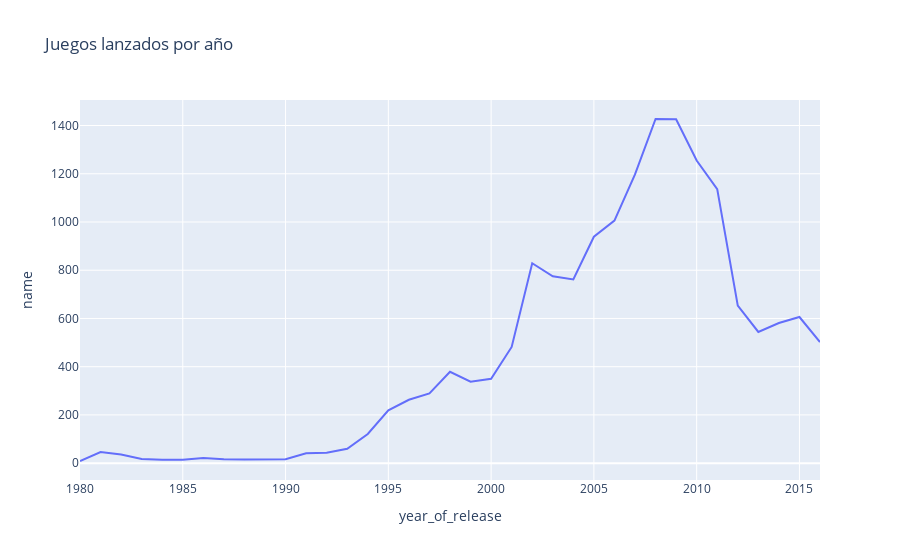

The cell this chart's notebook holds for it:
### Markdown cell above
- **3.1. Juegos lanzados por año**

### Code cell
#Hacemos un diagrama de líneas para ver el comportamiento
games_year=df.groupby('year_of_release',as_index=False)['name'].count()
fig=px.line(games_year,
            x='year_of_release',
            y='name',
            title='Juegos lanzados por año')
fig.show()

### Figure 1 — Plotly figure (JSON) as saved in the notebook; plotly's stock layout.template omitted (floating-point values rounded to 4 significant figures)
{"data": [{"hovertemplate": "year_of_release=%{x}<br>name=%{y}<extra></extra>", "legendgroup": "", "line": {"color": "#636efa", "dash": "solid"}, "marker": {"symbol": "circle"}, "mode": "lines", "name": "", "orientation": "v", "showlegend": false, "type": "scatter", "x": [1980, 1981, 1982, 1983, 1984, 1985, 1986, 1987, 1988, 1989, 1990, 1991, 1992, 1993, 1994, 1995, 1996, 1997, 1998, 1999, 2000, 2001, 2002, 2003, 2004, 2005, 2006, 2007, 2008, 2009, 2010, 2011, 2012, 2013, 2014, 2015, 2016], "xaxis": "x", "y": [9, 46, 36, 17, 14, 14, 21, 16, 15, 17, 16, 41, 43, 60, 121, 219, 263, 289, 379, 338, 350, 482, 829, 775, 762, 939, 1006, 1197, 1427, 1426, 1255, 1136, 653, 544, 581, 606, 502], "yaxis": "y"}], "layout": {"legend": {"tracegroupgap": 0}, "title": {"text": "Juegos lanzados por año"}, "xaxis": {"anchor": "y", "domain": [0, 1], "title": {"text": "year_of_release"}}, "yaxis": {"anchor": "x", "domain": [0, 1], "title": {"text": "name"}}}}
